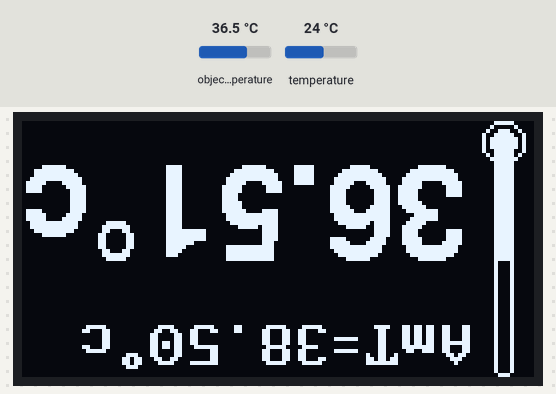
This sketch was run on a simulated Arduino Uno, built with avr-gcc and run on an emulated ATmega328P. Shown: 128×64 one-colour display. Inputs (shaded band) come from the test bench; at power-on: object temperature 36.5 °C, temperature 24 °C. What the sketch prints to the serial monitor is not drawn.

Above: at 1.2 s.
1.3 s: object temperature set to 26 °C
At 2.0 s:
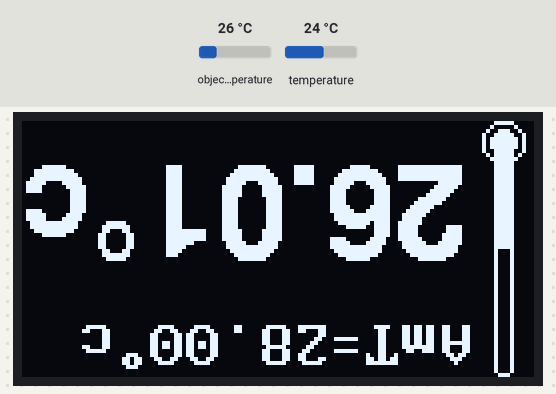
3.1 s: object temperature set to 32 °C
At 4.4 s:
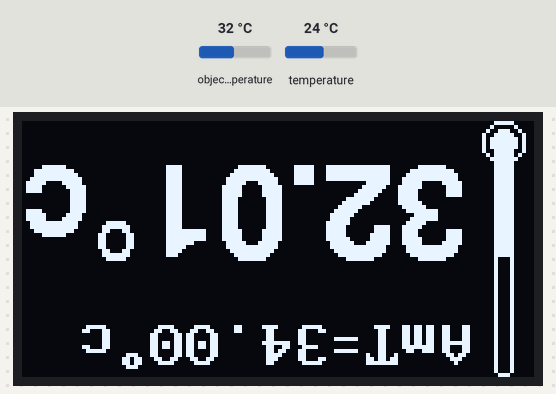
4.8 s: object temperature set to 20 °C
At 6.0 s:
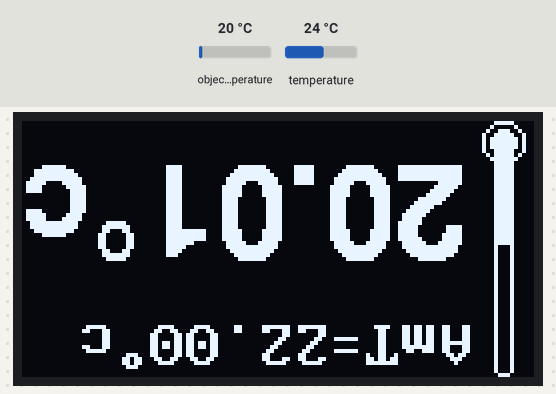
Timing chart, 0 to 7.8 s (numbered marks = the images above; inputs shaded):
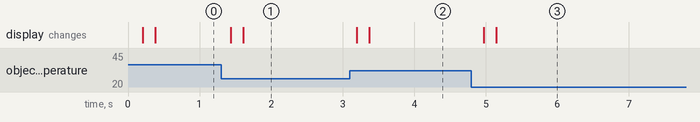

The sketch:

code.ino
```cpp
#include <Wire.h>
#include <Adafruit_MLX90614.h>

Adafruit_MLX90614 mlx = Adafruit_MLX90614();
////////////////////
#include <U8g2lib.h>
U8G2_SSD1306_128X64_NONAME_F_HW_I2C u8g2(U8G2_R0, /* reset=*/ U8X8_PIN_NONE);

/////////////////
void setup()
{
   ///////////////////
  u8g2.begin();

  //////////////////
  Serial.begin(9600);
  //Serial1.begin(9600);
   mlx.begin(); }
void loop()
{
u8g2.clearBuffer();


  mlx.begin();
   float body=(mlx.readObjectTempC()+1.99);
     u8g2.setFontDirection(2);
     u8g2.setFont(u8g2_font_pxplusibmvga9_tf);
     u8g2.setCursor(111, 50);
     u8g2.print("AmT=");
     u8g2.print(body);
     u8g2.print(char(176));
     u8g2.print("c");

///////////////////////////////////

//Serial1.print("Ambient=");
//Serial1.print(mlx.readAmbientTempC());
//Serial1.print("----------Object Temperatur=");
//Serial1.print(mlx.readObjectTempC());// Serial.println("*C");
//Serial1.println("  ");

Serial.print("Ambient=");
Serial.print(mlx.readAmbientTempC());
Serial.print("----BODY TemperaturE=");
Serial.print(mlx.readObjectTempC());// Serial.println("*C");
Serial.println("  ");

/////////////////////////////


     u8g2.setCursor(110, 10);
     u8g2.setFont(u8g2_font_helvB24_tf);
     u8g2.print(mlx.readObjectTempC());
     u8g2.print(char(176));
     u8g2.print("c");

////////////////////////////////////////////////////////////
   int val=(map((mlx.readObjectTempC()),-70,382,0,122));
   u8g2.setFlipMode(1);
   u8g2.drawRFrame(118,7,5,57,2);
   u8g2.drawRBox(118, 7,5,val,2);
   u8g2.drawEllipse(120, 5, 5, 5, U8G2_DRAW_ALL);

   u8g2.drawFilledEllipse(120, 5, 3, 3, U8G2_DRAW_ALL);
   u8g2.sendBuffer();
////////////////////////////////////////////////////////////

  }
```

Measured:
- after the input at 1.3 s, the display: first changes after 0.13 s (image 1 shows a later state)
- after the input at 3.1 s, the display: first changes after 0.10 s (image 2 shows a later state)
- after the input at 4.8 s, the display: first changes after 0.17 s (image 3 shows a later state)
